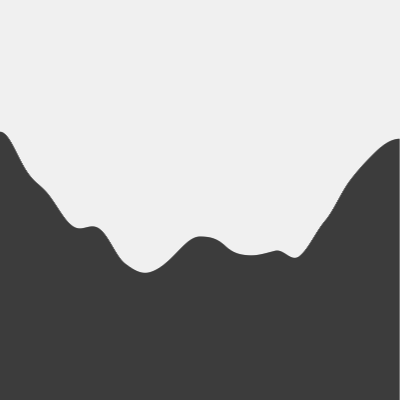
Frame 1 (no input)
Frame 2 (the mouse pressed at the canvas centre, redrawn once): identical to frame 1, image omitted

The p5.js sketch that drew this single still picture (run headless with seeded random() and noise() and a simulated clock; the mouse was pressed at the canvas centre and the sketch redrawn once):

// p5.js sketch
// ── sketch.js
let start = 0;
function setup() {
  createCanvas(400, 400);
  noLoop();
}

function draw() {
  let xoff = start;

  background(240);
  
  for (let i = 0; i < width; i++) {
    let lineHeight = height - map(noise(xoff), 0, 1, 0, height);
    line(i, lineHeight, i, height)
    
    xoff += 0.005;
    
    print(lineHeight);
  }
  
}
